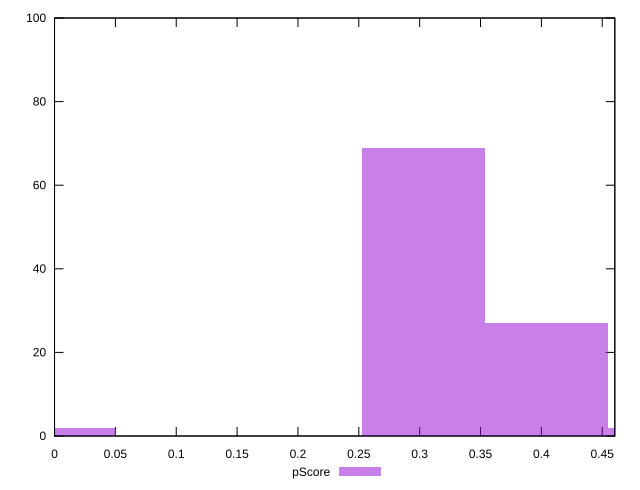

Reproduce this figure in gnuplot.
reset

$pScore <<EOF
0.4042503053466816 27
0.30318772901001123 69
0 2
0.505312881683352 2
EOF

set key outside below
set boxwidth 0.1010625763366704
set xrange [0:0.4603529411764706]
set yrange [0:100]
set trange [0:100]
set style fill transparent solid 0.5 noborder
set terminal svg size 640, 490 enhanced background rgb 'white'
set output "reprap/render-blocking-resources/samples/pages/pScore/histogram.svg"

plot $pScore title "pScore" with boxes

reset
